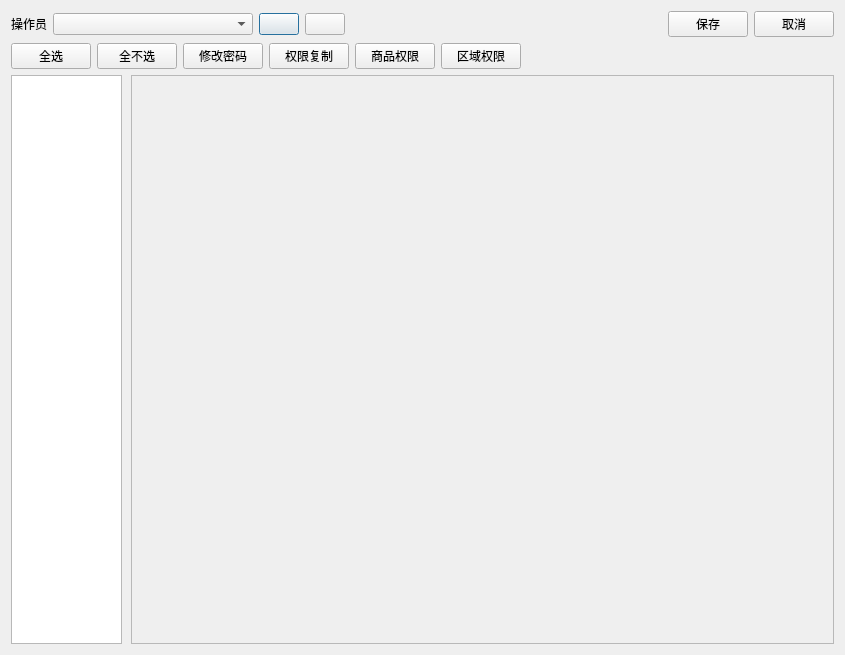
<?xml version="1.0" encoding="UTF-8"?>
<ui version="4.0">
 <class>w_sys_manage_operatorright</class>
 <widget class="QDialog" name="w_sys_manage_operatorright">
  <property name="geometry">
   <rect>
    <x>0</x>
    <y>0</y>
    <width>845</width>
    <height>655</height>
   </rect>
  </property>
  <property name="windowTitle">
   <string>Dialog</string>
  </property>
  <layout class="QVBoxLayout" name="verticalLayout_3">
   <item>
    <layout class="QHBoxLayout" name="horizontalLayout">
     <item>
      <widget class="QLabel" name="label_operator">
       <property name="text">
        <string>操作员</string>
       </property>
      </widget>
     </item>
     <item>
      <widget class="lds_ComboBox" name="comboBox_operator">
       <property name="minimumSize">
        <size>
         <width>200</width>
         <height>0</height>
        </size>
       </property>
      </widget>
     </item>
     <item>
      <widget class="QPushButton" name="pushButton_com_up">
       <property name="text">
        <string/>
       </property>
       <property name="icon">
        <iconset resource="../res.qrc">
         <normaloff>:/image/hightcontrast/go-up.png</normaloff>:/image/hightcontrast/go-up.png</iconset>
       </property>
      </widget>
     </item>
     <item>
      <widget class="QPushButton" name="pushButton_com_down">
       <property name="text">
        <string/>
       </property>
       <property name="icon">
        <iconset resource="../res.qrc">
         <normaloff>:/image/hightcontrast/go-down.png</normaloff>:/image/hightcontrast/go-down.png</iconset>
       </property>
      </widget>
     </item>
     <item>
      <spacer name="horizontalSpacer">
       <property name="orientation">
        <enum>Qt::Horizontal</enum>
       </property>
       <property name="sizeHint" stdset="0">
        <size>
         <width>40</width>
         <height>20</height>
        </size>
       </property>
      </spacer>
     </item>
     <item>
      <widget class="lds_toolbar_button" name="pushButton_ok">
       <property name="text">
        <string>保存</string>
       </property>
       <property name="outer_stylesheet" stdset="0">
        <string>pushbutton</string>
       </property>
      </widget>
     </item>
     <item>
      <widget class="lds_toolbar_button" name="pushButton_cancel">
       <property name="text">
        <string>取消</string>
       </property>
       <property name="outer_stylesheet" stdset="0">
        <string>pushbutton</string>
       </property>
      </widget>
     </item>
    </layout>
   </item>
   <item>
    <layout class="QHBoxLayout" name="horizontalLayout_3">
     <item>
      <widget class="lds_toolbar_button" name="pushButton_selectall">
       <property name="text">
        <string>全选</string>
       </property>
       <property name="outer_stylesheet" stdset="0">
        <string>pushbutton</string>
       </property>
      </widget>
     </item>
     <item>
      <widget class="lds_toolbar_button" name="pushButton_clearall">
       <property name="text">
        <string>全不选</string>
       </property>
       <property name="outer_stylesheet" stdset="0">
        <string>pushbutton</string>
       </property>
      </widget>
     </item>
     <item>
      <widget class="lds_toolbar_button" name="pushButton_changepwd">
       <property name="text">
        <string>修改密码</string>
       </property>
       <property name="outer_stylesheet" stdset="0">
        <string>pushbutton</string>
       </property>
      </widget>
     </item>
     <item>
      <widget class="lds_toolbar_button" name="pushButton_rightcopy">
       <property name="text">
        <string>权限复制</string>
       </property>
       <property name="outer_stylesheet" stdset="0">
        <string>pushbutton</string>
       </property>
      </widget>
     </item>
     <item>
      <widget class="lds_toolbar_button" name="pushButton_itemright">
       <property name="text">
        <string>商品权限</string>
       </property>
       <property name="outer_stylesheet" stdset="0">
        <string>pushbutton</string>
       </property>
      </widget>
     </item>
     <item>
      <widget class="lds_toolbar_button" name="pushButton_arearight">
       <property name="text">
        <string>区域权限</string>
       </property>
       <property name="outer_stylesheet" stdset="0">
        <string>pushbutton</string>
       </property>
      </widget>
     </item>
     <item>
      <spacer name="horizontalSpacer_2">
       <property name="orientation">
        <enum>Qt::Horizontal</enum>
       </property>
       <property name="sizeHint" stdset="0">
        <size>
         <width>40</width>
         <height>20</height>
        </size>
       </property>
      </spacer>
     </item>
    </layout>
   </item>
   <item>
    <layout class="QHBoxLayout" name="horizontalLayout_2">
     <property name="spacing">
      <number>0</number>
     </property>
     <item>
      <widget class="QFrame" name="frame">
       <property name="minimumSize">
        <size>
         <width>120</width>
         <height>0</height>
        </size>
       </property>
       <property name="maximumSize">
        <size>
         <width>120</width>
         <height>16777215</height>
        </size>
       </property>
       <layout class="QVBoxLayout" name="verticalLayout">
        <property name="spacing">
         <number>2</number>
        </property>
        <property name="leftMargin">
         <number>0</number>
        </property>
        <property name="topMargin">
         <number>0</number>
        </property>
        <property name="bottomMargin">
         <number>0</number>
        </property>
        <item>
         <widget class="ftableview" name="tableView_list"/>
        </item>
       </layout>
      </widget>
     </item>
     <item>
      <widget class="QFrame" name="frame_2">
       <property name="frameShape">
        <enum>QFrame::StyledPanel</enum>
       </property>
       <property name="frameShadow">
        <enum>QFrame::Raised</enum>
       </property>
       <property name="outer_stylesheet" stdset="0">
        <string>frame_backview</string>
       </property>
       <layout class="QVBoxLayout" name="verticalLayout_2">
        <item>
         <widget class="QStackedWidget" name="stackedWidget">
          <widget class="QWidget" name="page"/>
          <widget class="QWidget" name="page_2"/>
          <widget class="QWidget" name="page_3"/>
          <widget class="QWidget" name="page_4"/>
          <widget class="QWidget" name="page_5"/>
          <widget class="QWidget" name="page_6"/>
          <widget class="QWidget" name="page_7"/>
         </widget>
        </item>
       </layout>
      </widget>
     </item>
    </layout>
   </item>
  </layout>
 </widget>
 <customwidgets>
  <customwidget>
   <class>lds_toolbar_button</class>
   <extends>QPushButton</extends>
   <header>lds_toolbar_button.h</header>
  </customwidget>
  <customwidget>
   <class>ftableview</class>
   <extends>QTableView</extends>
   <header>ftableview.h</header>
  </customwidget>
  <customwidget>
   <class>lds_ComboBox</class>
   <extends>QComboBox</extends>
   <header>lds_combobox.h</header>
  </customwidget>
 </customwidgets>
 <resources>
  <include location="../res.qrc"/>
 </resources>
 <connections/>
</ui>
